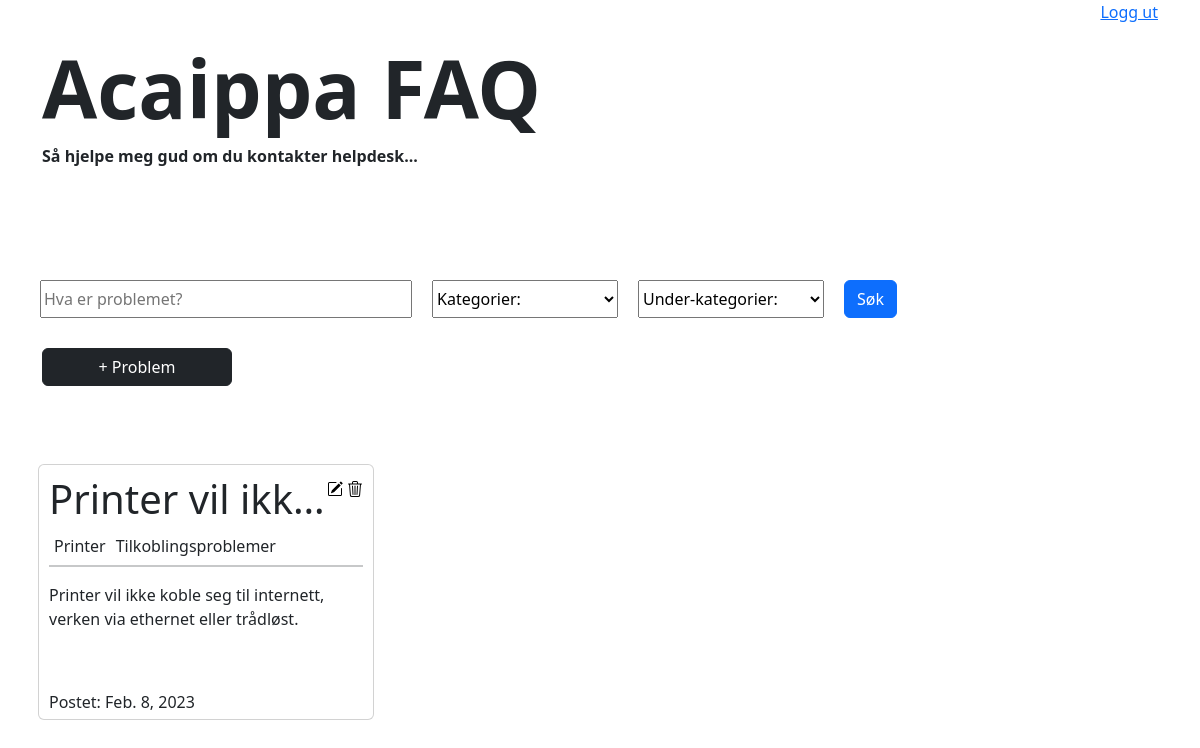
Before: / (signed in) with the older database file.
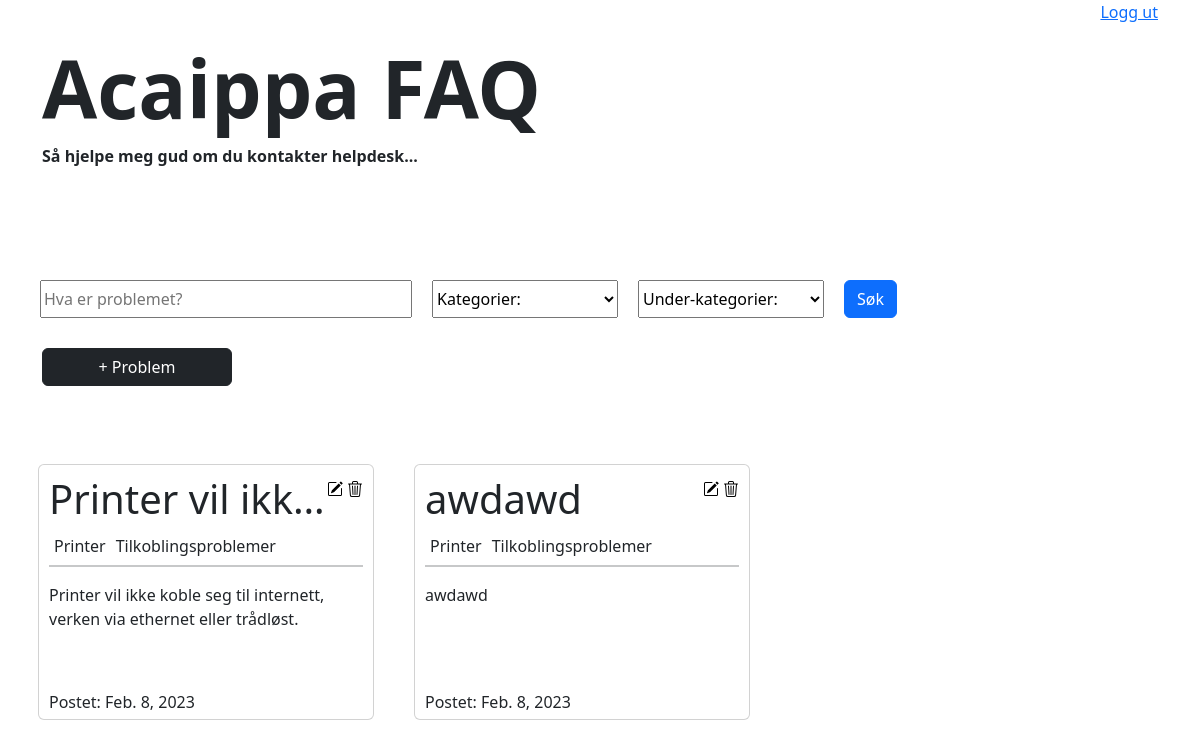
After: the same page with the newer database file.
### problems/models.py (models this page shows, shortened)
class Problem(models.Model):
    problem_id = models.IntegerField(default=generate_id, editable=False, primary_key=True)
    tittel = models.CharField(max_length=200)
    beskrivelse = models.CharField(max_length=1000)
    guide = models.TextField(max_length=20000)
    dato_postet = models.DateField(default=datetime.date.today)
    kategori = models.ForeignKey(Kategori, on_delete=models.DO_NOTHING)
    under_kategori = models.ForeignKey(UnderKategori, on_delete=models.DO_NOTHING)

class Kategori(models.Model):
    navn = models.CharField(max_length=50, primary_key=True)
    farge = ColorField(default="#ffffff")
    tekst_farge = ColorField(default="#ffffff")

class UnderKategori(models.Model):
    navn = models.CharField(max_length=70)
    farge = ColorField(default="#ffffff")
    tekst_farge = ColorField(default="#ffffff")

### problems/views.py (the view, shortened to what this page needs)
# urls.py: path('', home),
def home(request):
	all_problems = Problem.objects.all()
	return render(request, "index.html", {"problems" : all_problems, "categories" : Kategori.objects.all(), "subcategories" : UnderKategori.objects.all()})

### templates/index.html (shortened to what this page needs)
{% extends "main.html" %}
{% load static %}
{% load index %}
{% block content %}
<div class="container overflow-hidden">
	<div class="row">
		<div class="col-12 mb-5">
			<h1 class="main-title">	Acaippa FAQ </h1>
			<p class="slogan">Så hjelpe meg gud om du kontakter helpdesk...</p>
		</div>
		<div class="col-12 row mt-5 p-0">
			<form method="POST" class="col-12 filter-container">
				{% if "filter-text" in filters %}
					<input type="text" name="filter-text" class="text-filter col-4" placeholder="Hva er problemet?" value="{{filters|index:'filter-text'}}">
				{% else %}
					<input type="text" name="filter-text" class="text-filter col-4" placeholder="Hva er problemet?">
				{% endif %}
				<select class="col-2" name="category-filter" class="">
					<option value="none" selected disabled hidden>Kategorier:</option>
				</select>
				<select class="col-2" name="subcategory-filter" class="">
					<option value="none" selected disabled hidden>Under-kategorier:</option>
				</select>
				<button onclick="this.form.submit()" class="btn btn-primary">Søk</button>
			</form>
			{% if user.is_authenticated %}
				<button class="add-form-button btn btn-dark col-sm-2 col-6 ms-4" onclick="window.location.href='/addproblem'"><span class="add-form-text">+ Problem</button>
			{% endif %}
			<div class="col-12 card-container mt-5 ps-0">
				{% if problems|length != 0 %}
					{% for problem in problems %}
						<div class="card-margin col-12 col-md-6 col-lg-4">
							<div class="card problem-card" onclick="window.location.href = '/problem/{{problem.problem_id}}'">
								<div class="card-title-edit-container d-flex flex-row">
									<h1 class="card-title col double-line-wrap">
										{{problem.tittel}}
									</h1>
									{% if user.is_authenticated %}
										<div class="auth-div">
											<img src="{% static 'icons/pencil-square.svg' %}" alt="Endre ikon" class="edit-icon" onclick="checkClick(event, '/editproblem/{{problem.problem_id}}')">
											<img src="{% static 'icons/trash3.svg' %}" alt="Fjern ikon" class="delete-icon" onclick="showOverlay(event, '{{problem.problem_id}}', '{{problem.tittel}}')">
										</div>
									{% endif %}
								</div>
								<div class="card-top-container overflow-hidden mb-1">
									<div class="category-container">
										<p class="category" style="background-color: {{problem.kategori.farge}}; color:{{problem.kategori.tekst_farge}};">
											{{problem.kategori.navn}}
										</p>
										<p class="subcategory" style="background-color: {{problem.under_kategori.farge}}; color:{{problem.under_kategori.tekst_farge}};">
											{{problem.under_kategori.navn}}
										</p>
									</div>
								</div>
								<hr class="mt-0">
								<p class="card-description">{{problem.beskrivelse}}</p>
								<div class="card-bottom">
									<p class="card-date">Postet: {{problem.dato_postet}}</p>
								</div>
							</div>
						</div>
					{% endfor %}
				{% else %}
					<p class="ms-3">Ingen problemer.</p>
				{% endif %}
			</div>
		</div>
	</div>
</div>
{% endblock %}

Changed rows visible on the page:
added Problem: tittel "awdawd", kategori.navn "Printer", under_kategori.navn "Tilkoblingsproblemer", beskrivelse "awdawd", dato_postet "Feb. 8, 2023"
